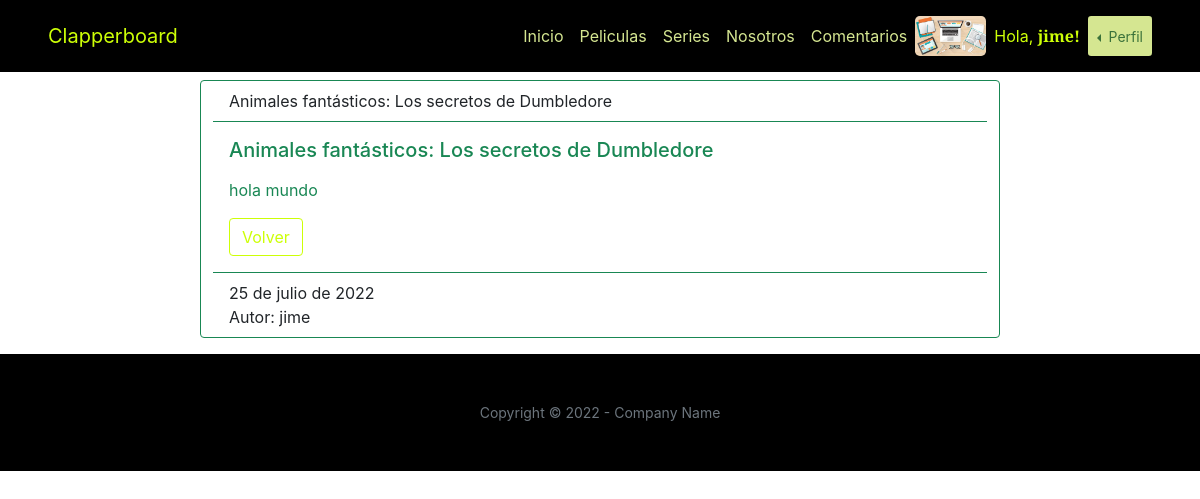
/peliculas/8/ (signed in), run on an earlier commit of the app's database.
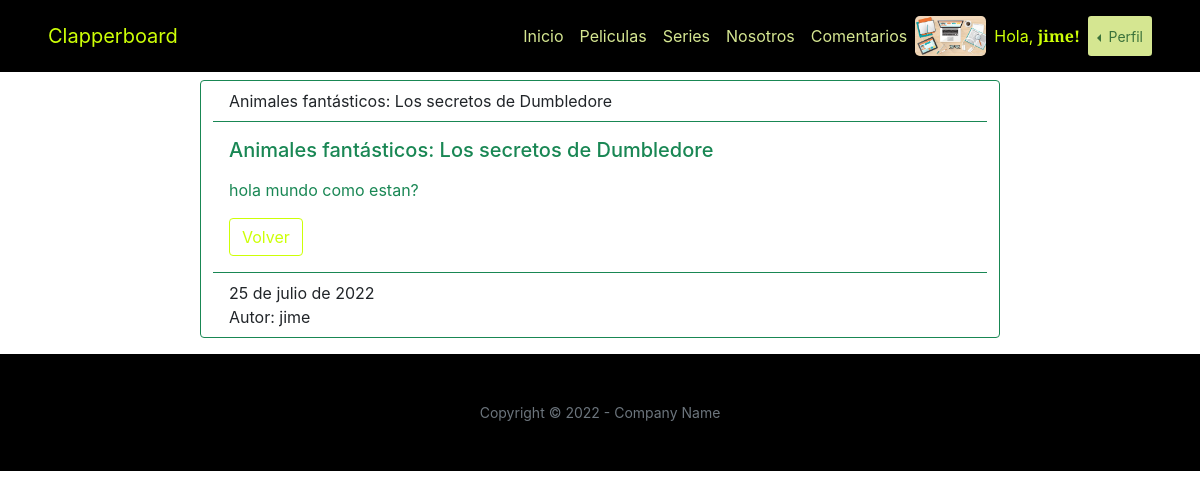
And on a later commit of the database.
### clapperboardApp/models.py (models this page shows, shortened)
class Pelicula(models.Model):
    titulo = models.CharField(max_length=50)
    subtitulo= models.CharField(max_length=100)
    descripcion = models.CharField(max_length=300)
    imagen = models.ImageField(upload_to='peliculas', blank=True, null=True)
    fecha_publicacion = models.DateField(auto_now_add=True)
    usuario = models.ForeignKey(User, null=True, blank=True, on_delete=models.SET_NULL, editable=False)
    class Meta:
        ordering = ["-fecha_publicacion"]

### clapperboardApp/views.py (the view)
class PeliculaDetalle(LoginRequiredMixin,DetailView):
    model = Pelicula
    template_name = "clapperboardApp/pelicula_detalle.html"
    context_object_name = "pelicula"

### clapperboardApp/templates/clapperboardApp/pelicula_detalle.html (shortened to what this page needs)
{% extends 'clapperboardApp/base.html' %}
{% load static %}
{% load crispy_forms_tags %}
{% block contenidoPagina %}
    <body class="display: flex flex-direction: column">
        <div class="row d-flex justify-content-center">
            <div class="card border-success my-2 mb-3" style="max-width: 50rem;">
                <div class="card-header bg-transparent border-success">{{pelicula.titulo}}</div>
                <div class="card-body text-success">
                <h5 class="card-title"> {{pelicula.titulo}}</h5>
                <p class="card-text"> {{pelicula.descripcion | safe}} </p>
                <a href="{% url 'peliculas' %}" class="btn btn-outline-success">Volver</a>
                </div>
                <div class="card-footer bg-transparent border-success">{{pelicula.fecha_publicacion}} <br>  Autor: {{pelicula.usuario}} </div>
            </div>
        </div>
    </body>
{% endblock %}

What changed in the data, as far as the page shows it:
changed Pelicula "Animales fantásticos: Los secretos de Dumbledore": descripcion "hola mundo" → "hola mundo como estan?"
